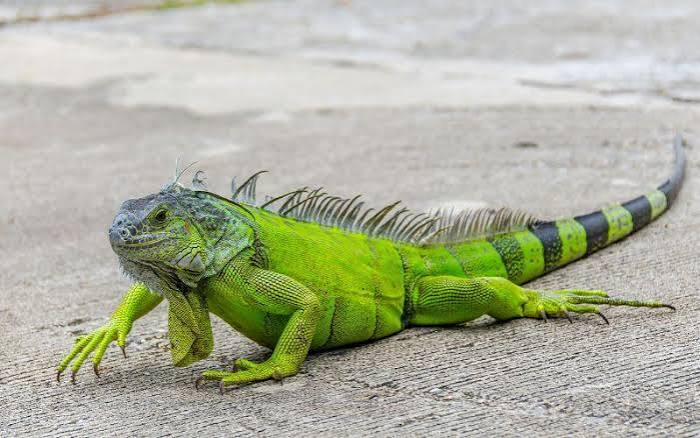
#> input picture mkdir imagenes/iguana.jpg, 700 x 438 px, found by its file name
$ python ejemplo3_contar_objetos.py.py
#> lines starting #> are read from the running program, lines starting #| are printed output that depends on the picture; after the words box and inside, x2 and y2 are one past the last pixel; in counts of white or black regions, pixels touching at a corner belong together
# Ricardo Lopez NC = 0085
print("problema 3")
print("ejemplo 3 de ricardo Lopez NC = 0085")
import cv2

# Cargar imagen
imagen = cv2.imread("iguana.jpg")
#> imagen is the input picture: shape (438, 700, 3); mean B, G, R 156.8, 177.5, 173.8

# Comprobar imagen
if imagen is None:
    print("Error: no se pudo cargar la imagen.")
    exit()

# Convertir a escala de grises
gris = cv2.cvtColor(imagen, cv2.COLOR_BGR2GRAY)
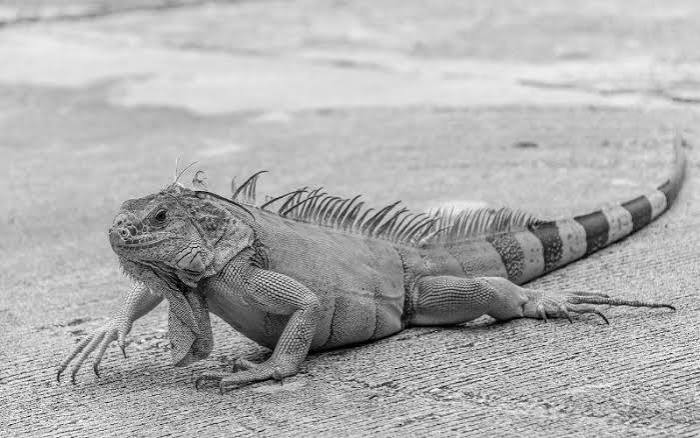
#> gris: shape (438, 700); min 0, max 255, mean 174

# Aplicar umbral
_, binaria = cv2.threshold(
    gris,
    127,
    255,
    cv2.THRESH_BINARY
)
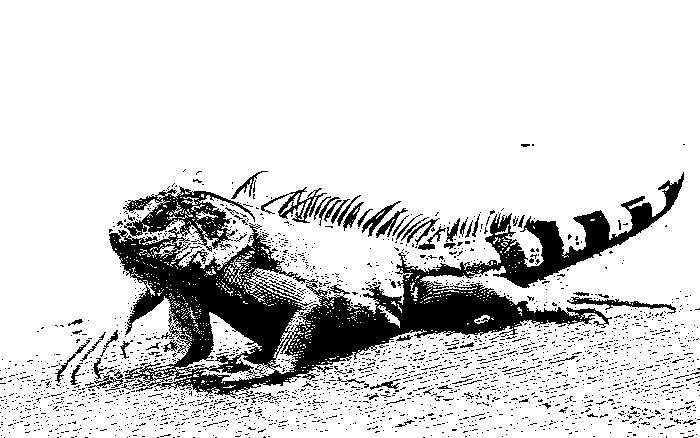
#> binaria: shape (438, 700); 84.2% white; 2439 black regions (2368 under 20 px)

# Encontrar contornos externos
contornos, _ = cv2.findContours(
    binaria,
    cv2.RETR_EXTERNAL,
    cv2.CHAIN_APPROX_SIMPLE
)
#> contornos = 1 contour; box (x1, y1, x2, y2) and area: (0, 0, 700, 438) 305350

# Crear copia
resultado = imagen.copy()

# Contador
cantidad = 0

# Analizar cada contorno
for contorno in contornos:

    # Calcular área
    area = cv2.contourArea(contorno)

    # Ignorar objetos demasiado pequeños
    if area > 500:

        cantidad += 1

        # Dibujar contorno
        cv2.drawContours(
            resultado,
            [contorno],
            -1,
            (0, 255, 0),
            2
        )

        # Obtener rectángulo
        x, y, ancho, alto = cv2.boundingRect(contorno)

        # Dibujar rectángulo
        cv2.rectangle(
            resultado,
            (x, y),
            (x + ancho, y + alto),
            (255, 0, 0),
            2
        )

        # Mostrar número del objeto
        cv2.putText(
            resultado,
            f"Objeto {cantidad}",
            (x, y - 10),
            cv2.FONT_HERSHEY_SIMPLEX,
            0.6,
            (0, 0, 255),
            2
        )
#> this loop made 1 pass
#> (area, cantidad, x, y, ancho, alto) on pass 1: (305350, 1, 0, 0, 700, 438)
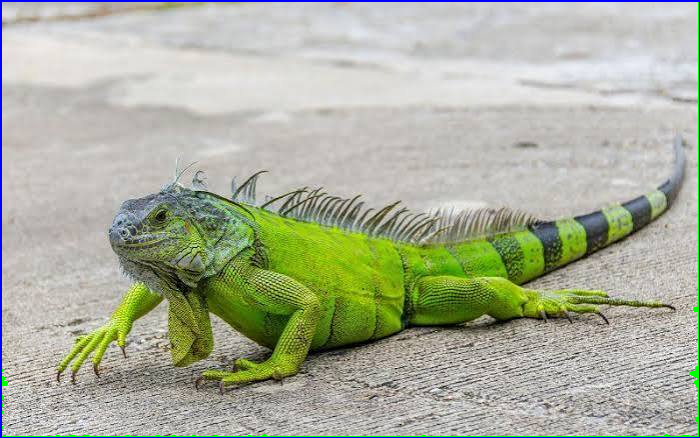
#> resultado: shape (438, 700, 3); 1.56% of pixels changed, all inside (x1, y1, x2, y2) = (0, 0, 700, 438)
#> after the loop, cantidad = 1

# Mostrar resultado
cv2.imshow("Objetos identificados iguana.jpg 0085", resultado)

# Guardar
cv2.imwrite(
    "iguana.jpg",
    resultado
)

print("Objetos identificados:", cantidad)
#| Objetos identificados: 1
print("Resultado guardado en resultados/iguana.jpg 0085")

# Esperar
cv2.waitKey(0)

# Cerrar
cv2.destroyAllWindows()
